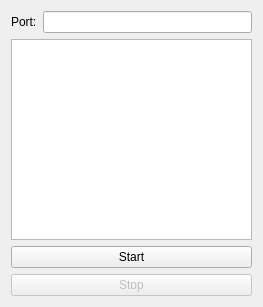
<?xml version="1.0" encoding="UTF-8"?>
<ui version="4.0">
 <class>Widget</class>
 <widget class="QWidget" name="Widget">
  <property name="geometry">
   <rect>
    <x>0</x>
    <y>0</y>
    <width>263</width>
    <height>307</height>
   </rect>
  </property>
  <property name="windowTitle">
   <string>Widget</string>
  </property>
  <layout class="QVBoxLayout" name="verticalLayout">
   <item>
    <layout class="QHBoxLayout" name="horizontalLayout">
     <item>
      <widget class="QLabel" name="label">
       <property name="text">
        <string>Port:</string>
       </property>
      </widget>
     </item>
     <item>
      <widget class="QLineEdit" name="lineEdit"/>
     </item>
    </layout>
   </item>
   <item>
    <widget class="QTextBrowser" name="textBrowser"/>
   </item>
   <item>
    <widget class="QPushButton" name="buttonStart">
     <property name="text">
      <string>Start</string>
     </property>
    </widget>
   </item>
   <item>
    <widget class="QPushButton" name="buttonStop">
     <property name="enabled">
      <bool>false</bool>
     </property>
     <property name="text">
      <string>Stop</string>
     </property>
    </widget>
   </item>
  </layout>
 </widget>
 <layoutdefault spacing="6" margin="11"/>
 <resources/>
 <connections/>
</ui>
